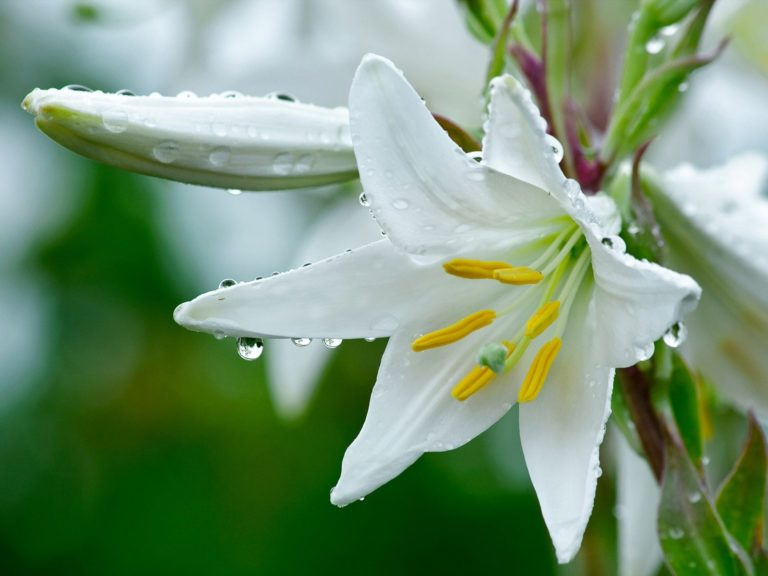
#> input picture images/lyly_big.jpg, 768 x 576 px, found by its file name
$ python HARRIS_keypoints_detector.py
#> lines starting #> are read from the running program, lines starting #| are printed output that depends on the picture; after the words box and inside, x2 and y2 are one past the last pixel; in counts of white or black regions, pixels touching at a corner belong together
import cv2
import os
os.system('cls')

def detect_corner(img, threshold=100):
    """
    image_path: link to image
    blockSize: the size of neighbourhood considered for corner detection
    ksize: parameter of Sobel derivative
    k: Harris detector free parameter in the equation.
    """

    blockSize = 2
    ksize = 3
    k = 0.04

    gray = cv2.cvtColor(img, cv2.COLOR_BGR2GRAY)

    dest = cv2.cornerHarris(gray, blockSize, ksize, k)
    cv2.normalize(dest, dest, alpha=0, beta=255, norm_type=cv2.NORM_MINMAX)

    # Drawing a circle around corners
    kp = 0
    for i in range(dest.shape[0]):
        for j in range(dest.shape[1]):
            if int(dest[i,j]) > threshold:
                cv2.circle(img, (j,i), 5, (255,0,0), 2)
                kp += 1

    return img, kp

while (True):
    print('-- Enter a threshold value: ', end='')
    try:
        thresh = int(input())
#> the answer given: 100
        img = cv2.imread('images\\lyly_big.jpg')
#> img is the input picture: shape (576, 768, 3); mean B, G, R 114.1, 146.4, 117.1

        img_rotate1 = cv2.rotate(img, rotateCode = cv2.ROTATE_90_CLOCKWISE)
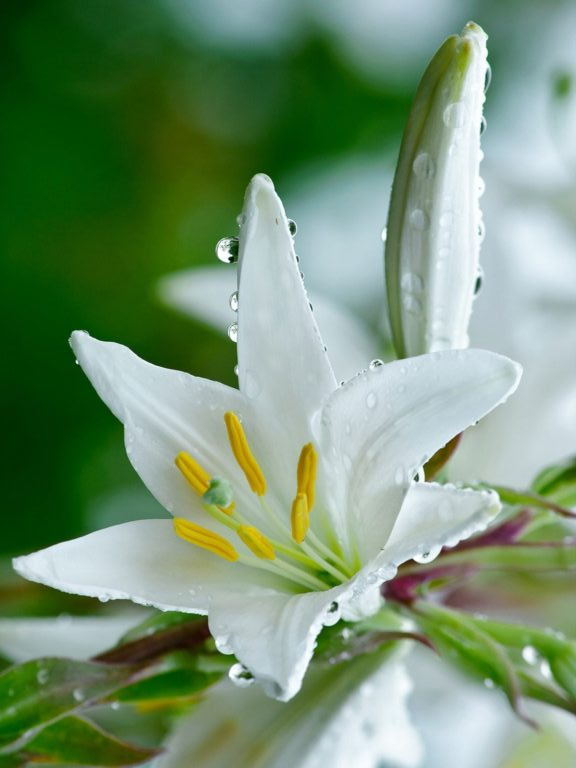
#> img_rotate1: shape (768, 576, 3); mean B, G, R 114.1, 146.4, 117.1
        out1, kp1 = detect_corner(img_rotate1, threshold=thresh)
#> in detect_corner, `gray = cv2.cvtColor(img, cv2.COLOR_BGR2GRAY)`:
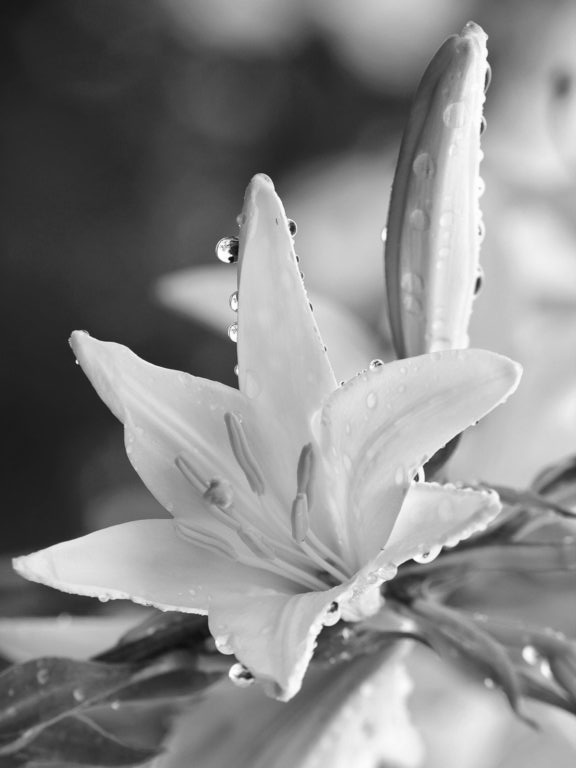
#> gray: shape (768, 576); min 14, max 255, mean 134
#> after the loop in detect_corner, `for i in range(dest.shape[0]):`:
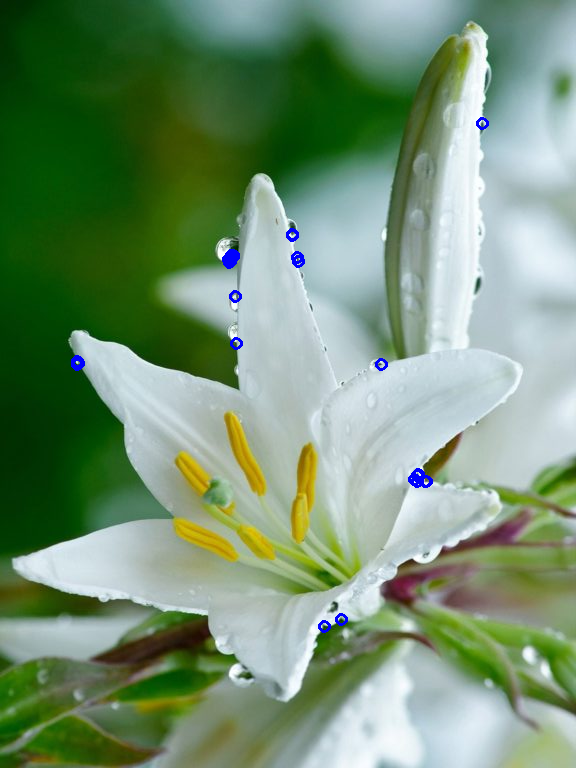
#> img: shape (768, 576, 3); 0.34% of pixels changed, all inside (x1, y1, x2, y2) = (71, 117, 489, 633)
#> after the loop in detect_corner, `for i in range(dest.shape[0]):`: kp = 33
#> kp1 = 33
        cv2.imwrite('result\\harris_threshold' + str(thresh) + '_rotate1.jpg', out1)
        cv2.imshow('result', out1)
        cv2.waitKey()
        cv2.destroyAllWindows()

        img_rotate2 = cv2.rotate(img, rotateCode = cv2.ROTATE_90_COUNTERCLOCKWISE)
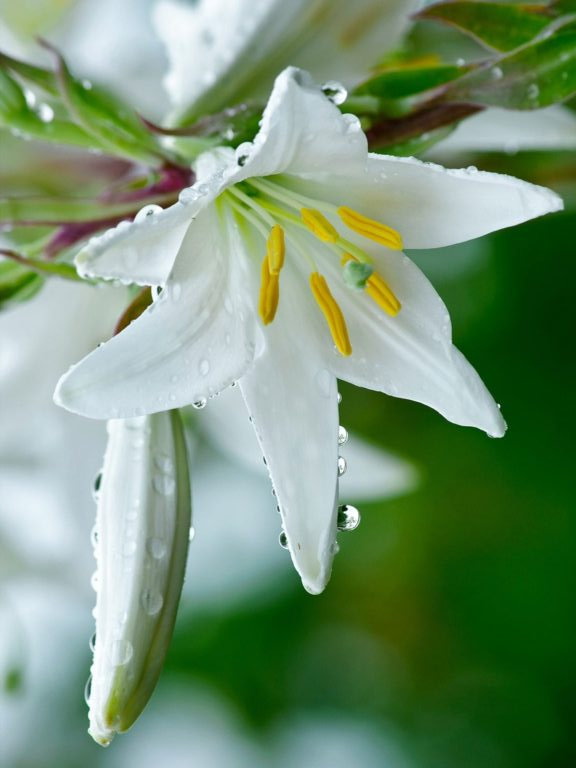
#> img_rotate2: shape (768, 576, 3); mean B, G, R 114.1, 146.4, 117.1
        out2, kp2 = detect_corner(img_rotate2, threshold=thresh)
#> call 2 of detect_corner, with threshold = 100
#> in detect_corner (call 2), `gray = cv2.cvtColor(img, cv2.COLOR_BGR2GRAY)`:
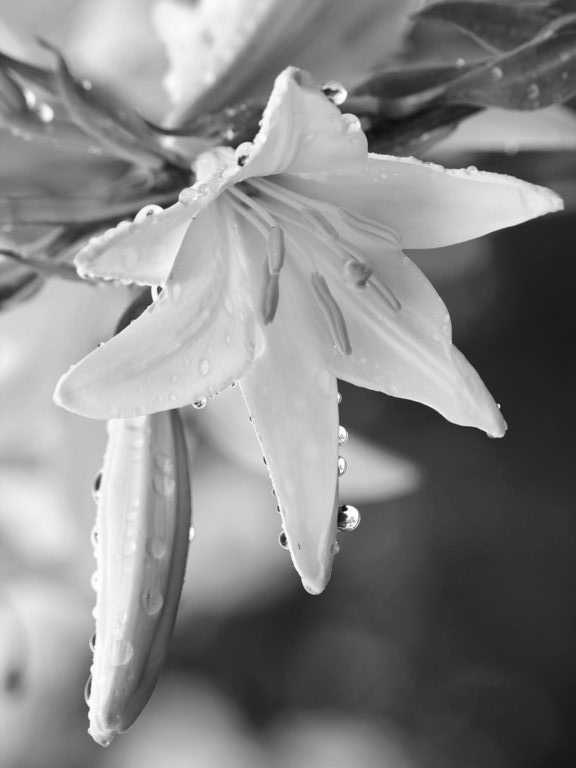
#> gray: shape (768, 576); min 14, max 255, mean 134
#> after the loop in detect_corner (call 2), `for i in range(dest.shape[0]):`:
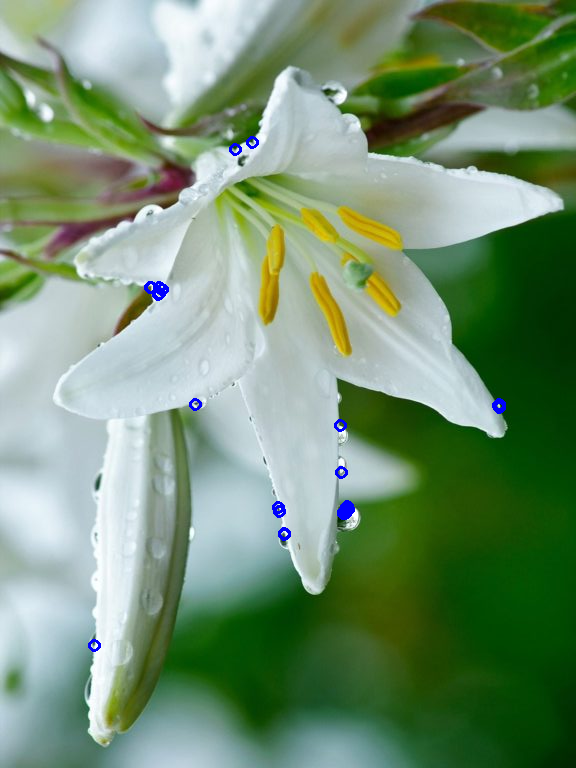
#> img: shape (768, 576, 3); 0.34% of pixels changed, all inside (x1, y1, x2, y2) = (88, 136, 506, 652)
#> kp2 = 33
        cv2.imwrite('result\\harris_threshold' + str(thresh) + '_rotate2.jpg', out2)
        cv2.imshow('result', out2)
        cv2.waitKey()
        cv2.destroyAllWindows()

        print(kp1)
#| 33
        print(kp2)
#| 33
#> the answer given: 100
#> the answer given: 100
#> the answer given: 100
#> the answer given: 100
#> the answer given: 100
#> (the run stopped early here; a loop or call above may not have finished)
